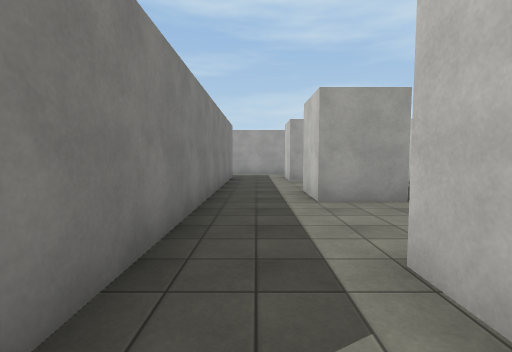
view 1 (above)

24 first-person views from a walk through a Unity game level. The camera is 1.5 m above the floor, tilts 4° down and sees 85° across. The floor is counted in squares, 2 m on a side. Each view is taken from the middle of a square. On the plan, view 1 faces up. The plan holds only what a view shows up to about 10 squares ahead; the rest is blank. The player character is not drawn. Surface patterns are stand-ins for the level's own textures.

view 2
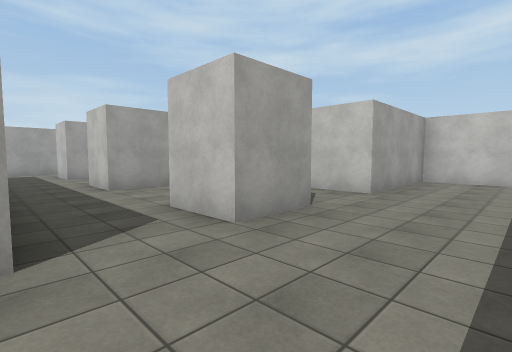

view 3
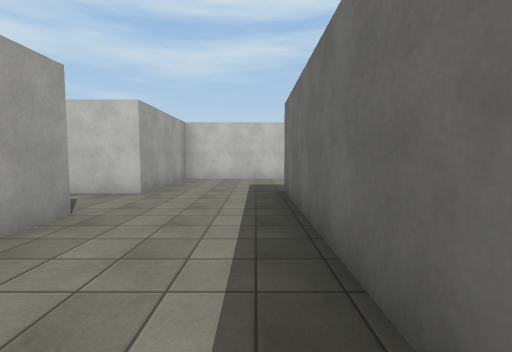

view 4
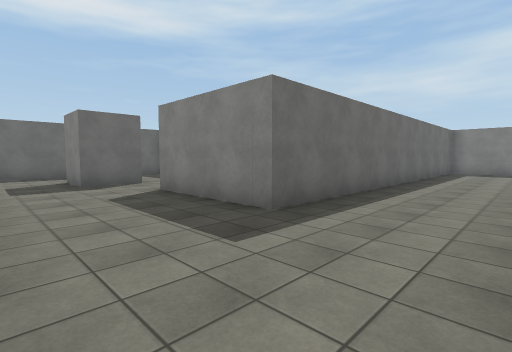

view 5
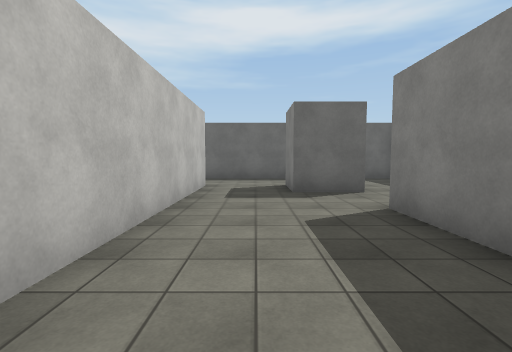

view 6
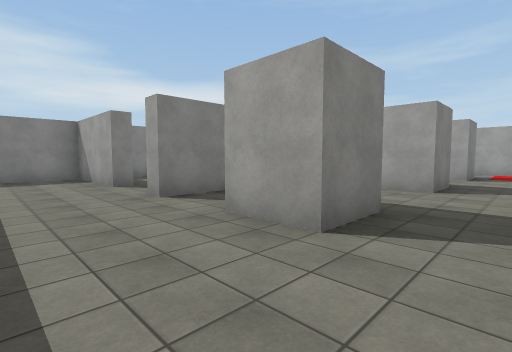

view 7
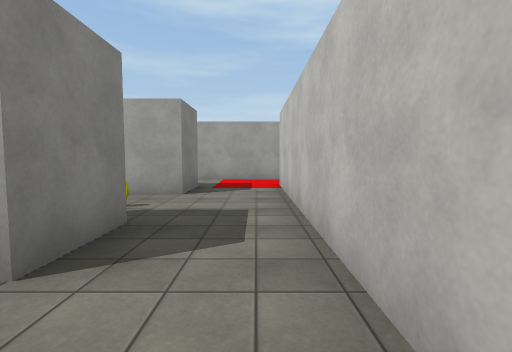

view 8
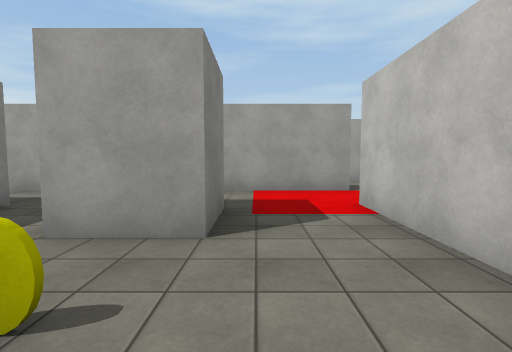

view 9
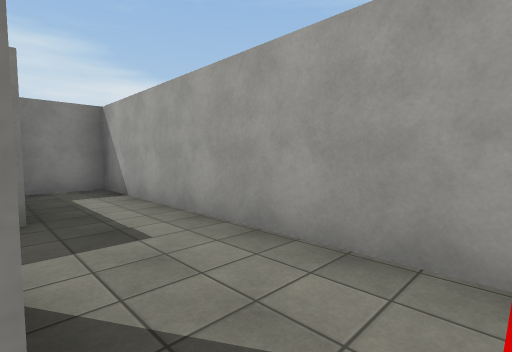

view 10
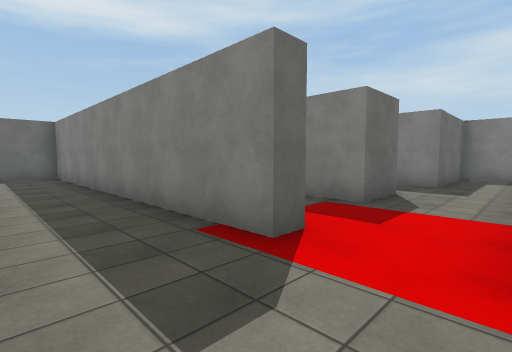

view 11
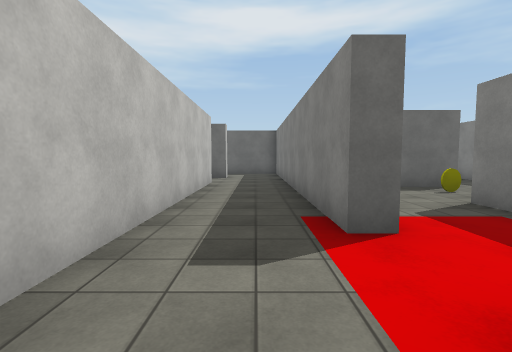

view 12
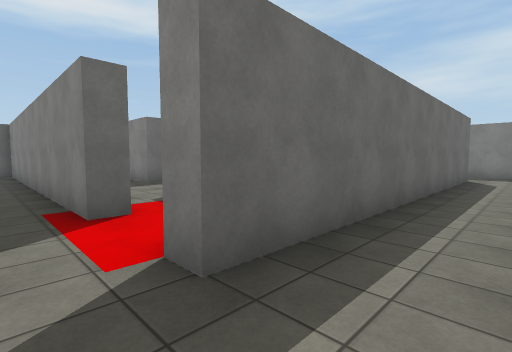

view 13
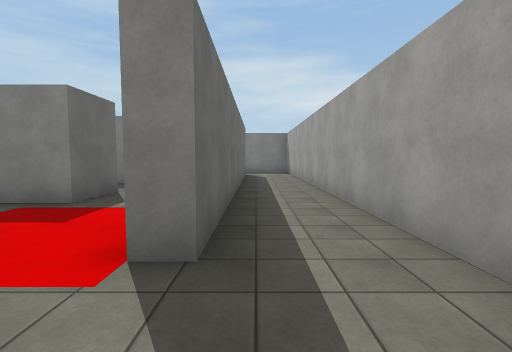

view 14
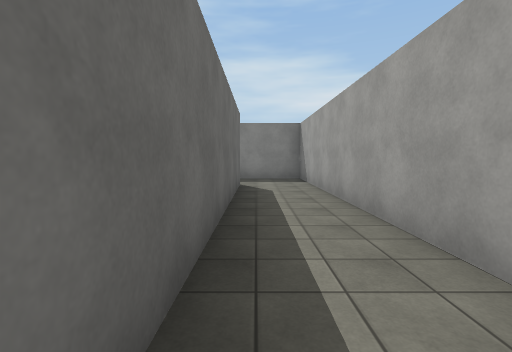

view 15
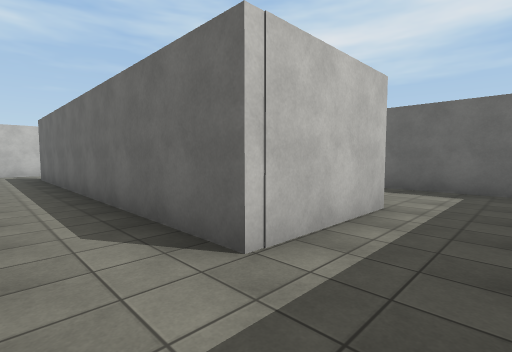

view 16
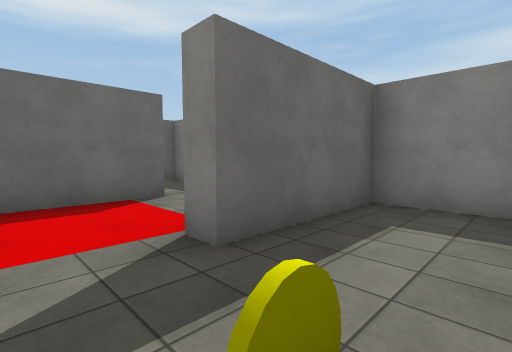

view 17
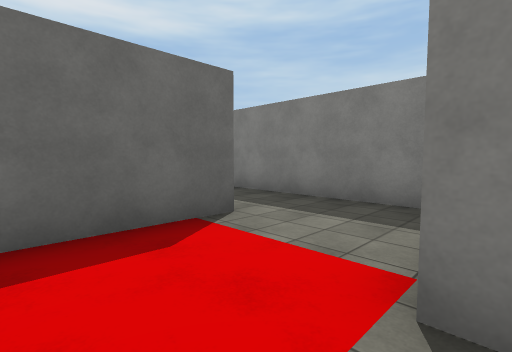

view 18
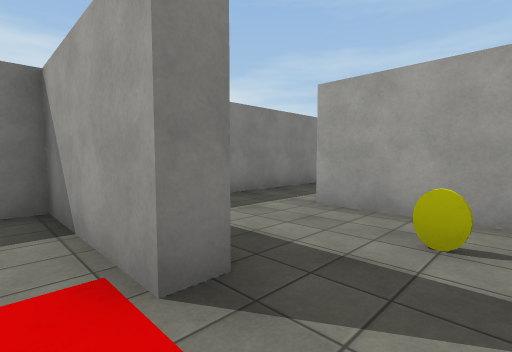

view 19
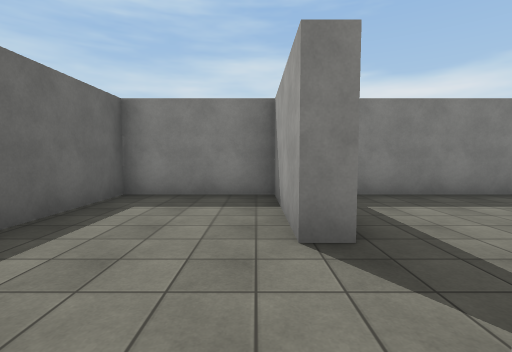

view 20
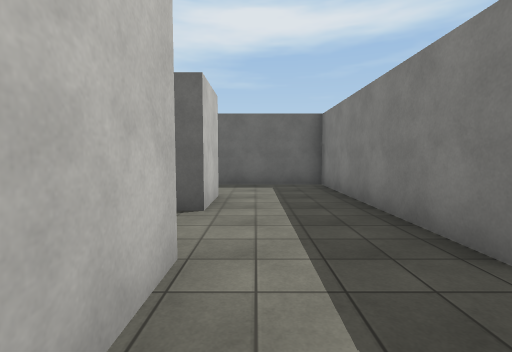

view 21
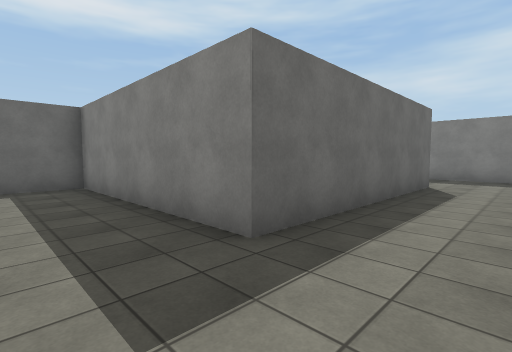

view 22
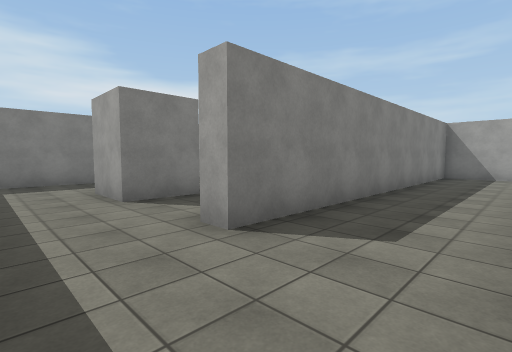

view 23
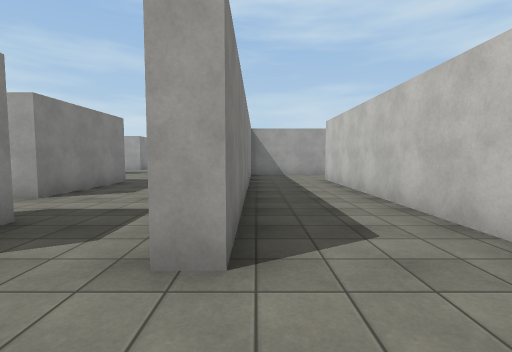

view 24
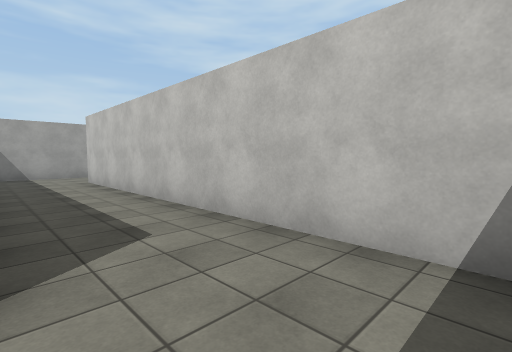

### Floor plan
Points are (right, up) in squares from view 1. A wall is a line through its corners. A room is listed if a view was taken in it or the views show most of it. See-through windows are left out.
Room 1 (views 1, 2, 3, 4, 5, 6, 7, 8, 9, 19, 20, 21)
walls: (4.6, 3.6) (4.6, 10.3); (-3.4, 0.9) (-3.4, 0.3) (-6.5, 0.3) (-6.5, -2.6) (5.1, -2.6) (5.1, -6) (4.6, -6) (4.6, -4.5); (-3.9, -5.8) (2.2, -5.8) (2.2, -11.4) (8.8, -11.4); (8.8, -9.2) (8.3, -9.2) (8.3, 0.3) (4.6, 0.3) (4.6, 1.9); (5.1, 12.1) (-4, 12.1) (-4, 10.3) (-0.9, 10.3) (-0.9, 0.3) (-1.4, 0.3)
ways out: opening at (5, 11) to room 2; opening at (9, -10.5) to room 6; opening at (-3.5, -4.5); opening at (-2.5, 1)
objects: pillar (1, 1) to (2, 1); pillar (1, 5) to (2, 6); pillar (1, 9) to (2, 10); yellow coin (2, 7); pillar (5, -9) to (6, -8)
Room 2 (view 10)
walls: (4.6, 10.3) (5.1, 10.3) (5.1, 3.6); (7.3, 4.9) (7.3, 12.5); (5.1, 12.6) (5.1, 12.1); (7, 3.3) (7.6, 3.3)
ways out: opening at (5, 11) to room 1; opening at (6.5, 12) to room 3; opening at (6.5, 3)
Room 3 (views 11, 12, 13, 14, 15)
walls: (-4.5, 9.8) (-4.5, 12.6) (5.1, 12.6); (6.2, 14.5) (-6.5, 14.5) (-6.5, 7.2) (-4.6, 7.2); (7.3, 12.5) (7.3, 13.5)
ways out: opening at (6.5, 12) to room 2; opening at (-4, 8.5) to room 4
Room 4 (views 16, 17)
walls: (-4.6, 7.2) (-3.4, 7.2) (-3.4, 6.7); (-2.1, 9.8) (-4.5, 9.8)
ways out: opening at (-4, 8.5) to room 3; opening at (-2.5, 7) to room 5
objects: yellow coin (-3, 9)
Room 5 (view 18)
walls: (-3.4, 6.7) (-4.6, 6.7); (-4.5, 4.1) (-2, 4.1)
ways out: opening at (-2.5, 7) to room 4; opening at (-4, 5.5) to room 7
Room 6 (views 22, 23, 24)
walls: (11.3, -11) (11.3, -1.9); (11.9, 0.3) (8.8, 0.3) (8.8, -9.2)
ways out: opening at (9, -10.5) to room 1
Room 7 (no view inside)
walls: (-4.6, 6.7) (-6.5, 6.7) (-6.5, 3.5)
ways out: opening at (-4, 5.5) to room 5; opening at (-5.5, 4) to room 8
Room 8 (no view inside)
walls: (-6.5, 3.5) (-6.5, 0.8) (-6, 0.8)
ways out: opening at (-5.5, 4) to room 7; opening at (-4, 2.5)

Positions as (right, up) in squares from view 1, and headings:
1: (0, 0), facing up
2: (-1, -2), facing up-right
3: (-1, -2), facing right
4: (8, 0), facing down-left
5: (7, -2), facing down
6: (4, -2), facing up-left
7: (4, 3), facing up
8: (3, 6), facing up
9: (3, 10), facing up-left
10: (7, 12), facing down-left
11: (6, 13), facing down
12: (6, 14), facing down-left
13: (7, 13), facing left
14: (3, 13), facing left
15: (-6, 14), facing down-right
16: (-2, 9), facing down-left
17: (-2, 7), facing down-left
18: (-2, 6), facing up-left
19: (-1, 0), facing left
20: (4, -4), facing down
21: (4, -4), facing down-left
22: (11, -11), facing up-left
23: (9, -11), facing up
24: (9, -11), facing up-right
